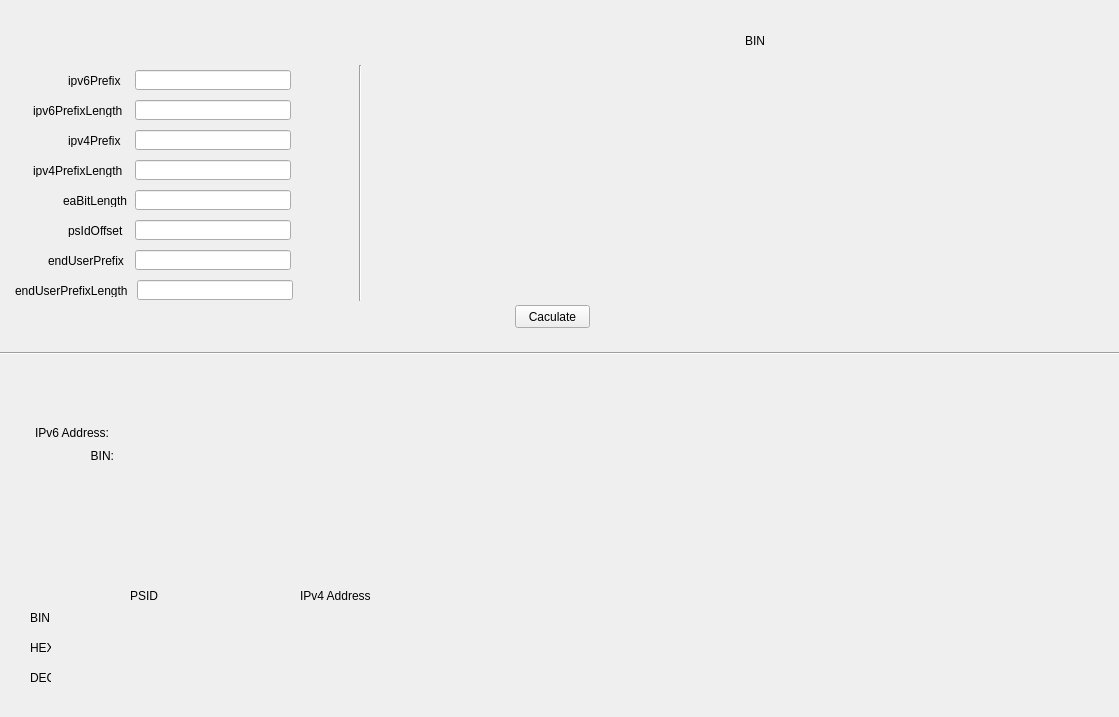
<?xml version="1.0" encoding="UTF-8"?>
<ui version="4.0">
 <class>MainWindow</class>
 <widget class="QMainWindow" name="MainWindow">
  <property name="geometry">
   <rect>
    <x>0</x>
    <y>0</y>
    <width>1119</width>
    <height>717</height>
   </rect>
  </property>
  <property name="windowTitle">
   <string>MAP-E Address Caculator</string>
  </property>
  <widget class="QWidget" name="centralwidget">
   <widget class="QLineEdit" name="I_v6p">
    <property name="geometry">
     <rect>
      <x>135</x>
      <y>70</y>
      <width>156</width>
      <height>20</height>
     </rect>
    </property>
   </widget>
   <widget class="QLineEdit" name="I_v6pl">
    <property name="geometry">
     <rect>
      <x>135</x>
      <y>100</y>
      <width>156</width>
      <height>20</height>
     </rect>
    </property>
   </widget>
   <widget class="QLineEdit" name="I_v4p">
    <property name="geometry">
     <rect>
      <x>135</x>
      <y>130</y>
      <width>156</width>
      <height>20</height>
     </rect>
    </property>
   </widget>
   <widget class="QLineEdit" name="I_v4pl">
    <property name="geometry">
     <rect>
      <x>135</x>
      <y>160</y>
      <width>156</width>
      <height>20</height>
     </rect>
    </property>
   </widget>
   <widget class="QLineEdit" name="I_eabitl">
    <property name="geometry">
     <rect>
      <x>135</x>
      <y>190</y>
      <width>156</width>
      <height>20</height>
     </rect>
    </property>
   </widget>
   <widget class="QLineEdit" name="I_psidoffset">
    <property name="geometry">
     <rect>
      <x>135</x>
      <y>220</y>
      <width>156</width>
      <height>20</height>
     </rect>
    </property>
   </widget>
   <widget class="QLabel" name="L_v6p">
    <property name="geometry">
     <rect>
      <x>68</x>
      <y>75</y>
      <width>61</width>
      <height>12</height>
     </rect>
    </property>
    <property name="text">
     <string>ipv6Prefix</string>
    </property>
   </widget>
   <widget class="QLabel" name="L_v6pl">
    <property name="geometry">
     <rect>
      <x>33</x>
      <y>105</y>
      <width>96</width>
      <height>12</height>
     </rect>
    </property>
    <property name="text">
     <string>ipv6PrefixLength</string>
    </property>
   </widget>
   <widget class="QLabel" name="L_v4p">
    <property name="geometry">
     <rect>
      <x>68</x>
      <y>135</y>
      <width>61</width>
      <height>12</height>
     </rect>
    </property>
    <property name="text">
     <string>ipv4Prefix</string>
    </property>
   </widget>
   <widget class="QLabel" name="L_v4pl">
    <property name="geometry">
     <rect>
      <x>33</x>
      <y>165</y>
      <width>96</width>
      <height>12</height>
     </rect>
    </property>
    <property name="text">
     <string>ipv4PrefixLength</string>
    </property>
   </widget>
   <widget class="QLabel" name="L_psidoffset">
    <property name="geometry">
     <rect>
      <x>68</x>
      <y>225</y>
      <width>61</width>
      <height>12</height>
     </rect>
    </property>
    <property name="text">
     <string>psIdOffset</string>
    </property>
   </widget>
   <widget class="QLabel" name="L_eabitl">
    <property name="geometry">
     <rect>
      <x>63</x>
      <y>195</y>
      <width>66</width>
      <height>12</height>
     </rect>
    </property>
    <property name="text">
     <string>eaBitLength</string>
    </property>
   </widget>
   <widget class="QPushButton" name="pushButton">
    <property name="geometry">
     <rect>
      <x>515</x>
      <y>305</y>
      <width>75</width>
      <height>23</height>
     </rect>
    </property>
    <property name="text">
     <string>Caculate</string>
    </property>
   </widget>
   <widget class="QLabel" name="L_eup">
    <property name="geometry">
     <rect>
      <x>48</x>
      <y>255</y>
      <width>81</width>
      <height>12</height>
     </rect>
    </property>
    <property name="text">
     <string>endUserPrefix</string>
    </property>
   </widget>
   <widget class="QLineEdit" name="I_eup">
    <property name="geometry">
     <rect>
      <x>135</x>
      <y>250</y>
      <width>156</width>
      <height>20</height>
     </rect>
    </property>
   </widget>
   <widget class="QLabel" name="L_bin">
    <property name="geometry">
     <rect>
      <x>745</x>
      <y>35</y>
      <width>54</width>
      <height>12</height>
     </rect>
    </property>
    <property name="text">
     <string>BIN</string>
    </property>
   </widget>
   <widget class="QLabel" name="L_v6p_b">
    <property name="geometry">
     <rect>
      <x>400</x>
      <y>70</y>
      <width>716</width>
      <height>16</height>
     </rect>
    </property>
    <property name="text">
     <string/>
    </property>
    <property name="alignment">
     <set>Qt::AlignCenter</set>
    </property>
    <property name="textInteractionFlags">
     <set>Qt::LinksAccessibleByMouse|Qt::TextSelectableByKeyboard|Qt::TextSelectableByMouse</set>
    </property>
   </widget>
   <widget class="QLabel" name="L_v4p_b">
    <property name="geometry">
     <rect>
      <x>400</x>
      <y>130</y>
      <width>716</width>
      <height>16</height>
     </rect>
    </property>
    <property name="text">
     <string/>
    </property>
    <property name="alignment">
     <set>Qt::AlignCenter</set>
    </property>
    <property name="textInteractionFlags">
     <set>Qt::LinksAccessibleByMouse|Qt::TextSelectableByKeyboard|Qt::TextSelectableByMouse</set>
    </property>
   </widget>
   <widget class="QLabel" name="L_eup_b">
    <property name="geometry">
     <rect>
      <x>400</x>
      <y>250</y>
      <width>716</width>
      <height>16</height>
     </rect>
    </property>
    <property name="text">
     <string/>
    </property>
    <property name="alignment">
     <set>Qt::AlignCenter</set>
    </property>
    <property name="textInteractionFlags">
     <set>Qt::LinksAccessibleByMouse|Qt::TextSelectableByKeyboard|Qt::TextSelectableByMouse</set>
    </property>
   </widget>
   <widget class="QLabel" name="L_v6a">
    <property name="geometry">
     <rect>
      <x>35</x>
      <y>425</y>
      <width>81</width>
      <height>16</height>
     </rect>
    </property>
    <property name="text">
     <string>IPv6 Address:</string>
    </property>
   </widget>
   <widget class="QLabel" name="L_v6a_b">
    <property name="geometry">
     <rect>
      <x>60</x>
      <y>450</y>
      <width>54</width>
      <height>12</height>
     </rect>
    </property>
    <property name="text">
     <string>BIN:</string>
    </property>
    <property name="alignment">
     <set>Qt::AlignRight|Qt::AlignTrailing|Qt::AlignVCenter</set>
    </property>
   </widget>
   <widget class="Line" name="line">
    <property name="geometry">
     <rect>
      <x>0</x>
      <y>345</y>
      <width>1121</width>
      <height>16</height>
     </rect>
    </property>
    <property name="orientation">
     <enum>Qt::Horizontal</enum>
    </property>
   </widget>
   <widget class="Line" name="line_2">
    <property name="geometry">
     <rect>
      <x>352</x>
      <y>65</y>
      <width>16</width>
      <height>236</height>
     </rect>
    </property>
    <property name="orientation">
     <enum>Qt::Vertical</enum>
    </property>
   </widget>
   <widget class="QLabel" name="L_v4a">
    <property name="geometry">
     <rect>
      <x>300</x>
      <y>590</y>
      <width>81</width>
      <height>12</height>
     </rect>
    </property>
    <property name="text">
     <string>IPv4 Address</string>
    </property>
   </widget>
   <widget class="QLabel" name="L_v6a_v">
    <property name="geometry">
     <rect>
      <x>125</x>
      <y>425</y>
      <width>896</width>
      <height>16</height>
     </rect>
    </property>
    <property name="text">
     <string/>
    </property>
    <property name="textInteractionFlags">
     <set>Qt::LinksAccessibleByMouse|Qt::TextSelectableByKeyboard|Qt::TextSelectableByMouse</set>
    </property>
   </widget>
   <widget class="QLabel" name="L_v6a_b_v">
    <property name="geometry">
     <rect>
      <x>125</x>
      <y>450</y>
      <width>896</width>
      <height>16</height>
     </rect>
    </property>
    <property name="text">
     <string/>
    </property>
    <property name="textInteractionFlags">
     <set>Qt::LinksAccessibleByMouse|Qt::TextSelectableByKeyboard|Qt::TextSelectableByMouse</set>
    </property>
   </widget>
   <widget class="QLabel" name="L_v4a_b_v">
    <property name="geometry">
     <rect>
      <x>255</x>
      <y>610</y>
      <width>436</width>
      <height>16</height>
     </rect>
    </property>
    <property name="text">
     <string/>
    </property>
    <property name="textInteractionFlags">
     <set>Qt::LinksAccessibleByMouse|Qt::TextSelectableByKeyboard|Qt::TextSelectableByMouse</set>
    </property>
   </widget>
   <widget class="QLabel" name="L_v4a_h_v">
    <property name="geometry">
     <rect>
      <x>255</x>
      <y>640</y>
      <width>436</width>
      <height>16</height>
     </rect>
    </property>
    <property name="text">
     <string/>
    </property>
    <property name="textInteractionFlags">
     <set>Qt::LinksAccessibleByMouse|Qt::TextSelectableByKeyboard|Qt::TextSelectableByMouse</set>
    </property>
   </widget>
   <widget class="QLabel" name="L_psid">
    <property name="geometry">
     <rect>
      <x>130</x>
      <y>591</y>
      <width>36</width>
      <height>10</height>
     </rect>
    </property>
    <property name="text">
     <string>PSID</string>
    </property>
   </widget>
   <widget class="QLabel" name="L_bin_2">
    <property name="geometry">
     <rect>
      <x>30</x>
      <y>610</y>
      <width>21</width>
      <height>16</height>
     </rect>
    </property>
    <property name="text">
     <string>BIN</string>
    </property>
   </widget>
   <widget class="QLabel" name="L_hex">
    <property name="geometry">
     <rect>
      <x>30</x>
      <y>640</y>
      <width>21</width>
      <height>16</height>
     </rect>
    </property>
    <property name="text">
     <string>HEX</string>
    </property>
   </widget>
   <widget class="QLabel" name="L_dec">
    <property name="geometry">
     <rect>
      <x>30</x>
      <y>670</y>
      <width>21</width>
      <height>16</height>
     </rect>
    </property>
    <property name="text">
     <string>DEC</string>
    </property>
   </widget>
   <widget class="QLabel" name="L_psid_b">
    <property name="geometry">
     <rect>
      <x>68</x>
      <y>610</y>
      <width>151</width>
      <height>16</height>
     </rect>
    </property>
    <property name="text">
     <string/>
    </property>
    <property name="alignment">
     <set>Qt::AlignCenter</set>
    </property>
    <property name="textInteractionFlags">
     <set>Qt::LinksAccessibleByMouse|Qt::TextSelectableByKeyboard|Qt::TextSelectableByMouse</set>
    </property>
   </widget>
   <widget class="QLabel" name="L_psid_h">
    <property name="geometry">
     <rect>
      <x>68</x>
      <y>640</y>
      <width>151</width>
      <height>16</height>
     </rect>
    </property>
    <property name="text">
     <string/>
    </property>
    <property name="alignment">
     <set>Qt::AlignCenter</set>
    </property>
    <property name="textInteractionFlags">
     <set>Qt::LinksAccessibleByMouse|Qt::TextSelectableByKeyboard|Qt::TextSelectableByMouse</set>
    </property>
   </widget>
   <widget class="QLabel" name="L_psid_d">
    <property name="geometry">
     <rect>
      <x>68</x>
      <y>670</y>
      <width>151</width>
      <height>16</height>
     </rect>
    </property>
    <property name="text">
     <string/>
    </property>
    <property name="alignment">
     <set>Qt::AlignCenter</set>
    </property>
    <property name="textInteractionFlags">
     <set>Qt::LinksAccessibleByMouse|Qt::TextSelectableByKeyboard|Qt::TextSelectableByMouse</set>
    </property>
   </widget>
   <widget class="QLineEdit" name="I_eupl">
    <property name="geometry">
     <rect>
      <x>137</x>
      <y>280</y>
      <width>156</width>
      <height>20</height>
     </rect>
    </property>
   </widget>
   <widget class="QLabel" name="L_eupl">
    <property name="geometry">
     <rect>
      <x>15</x>
      <y>285</y>
      <width>116</width>
      <height>12</height>
     </rect>
    </property>
    <property name="text">
     <string>endUserPrefixLength</string>
    </property>
   </widget>
   <widget class="QLabel" name="L_v4a_d_v">
    <property name="geometry">
     <rect>
      <x>255</x>
      <y>670</y>
      <width>436</width>
      <height>16</height>
     </rect>
    </property>
    <property name="text">
     <string/>
    </property>
    <property name="textInteractionFlags">
     <set>Qt::LinksAccessibleByMouse|Qt::TextSelectableByKeyboard|Qt::TextSelectableByMouse</set>
    </property>
   </widget>
  </widget>
 </widget>
 <resources/>
 <connections/>
</ui>
